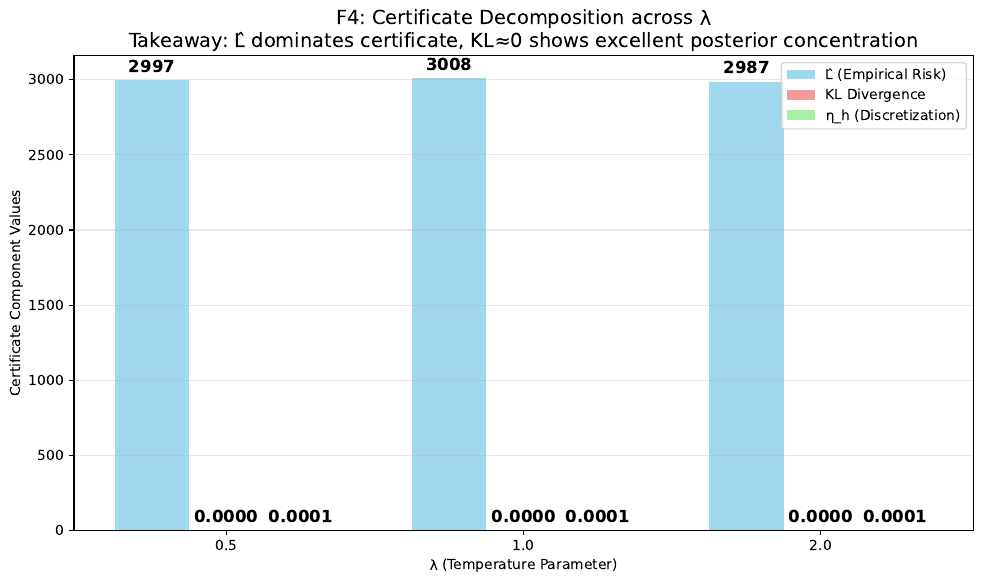

Python code for this plot:
# figure4_lambda_sweep.py
import json
import numpy as np
import pandas as pd
import matplotlib.pyplot as plt

# Load the complete dataset
with open('PAC_BAYES_COMPLETE_VERIFIED_1728.json', 'r') as f:
    data = json.load(f)

# Convert to DataFrame
df_list = []
for exp in data:
    if exp.get('status') == 'success':
        row = {
            's': exp['config']['s'],
            'sigma': exp['config']['sigma'],
            'lambda': exp['config']['lambda'],
            'n_x': exp['config']['n_x'],
            'L_hat': exp.get('certificate', {}).get('L_hat', np.nan),
            'B_lambda': exp.get('certificate', {}).get('B_lambda', np.nan),
            'KL': exp.get('certificate', {}).get('KL', np.nan),
            'eta_h': exp.get('certificate', {}).get('eta_h', np.nan),
        }
        df_list.append(row)

df = pd.DataFrame(df_list)

# Create Figure 4: Lambda sweep decomposition
fig, ax = plt.subplots(figsize=(10, 6))

# Set publication-quality parameters
plt.rcParams.update({
    'font.size': 12,
    'axes.titlesize': 14,
    'axes.labelsize': 12,
    'xtick.labelsize': 10,
    'ytick.labelsize': 10,
    'legend.fontsize': 10,
    'savefig.dpi': 300,
    'savefig.bbox': 'tight'
})

# Plot decomposition for each λ
lambda_vals = sorted(df['lambda'].unique())
width = 0.25
x_pos = np.arange(len(lambda_vals))

# Calculate mean values for each lambda
l_hat_means = []
kl_means = []
eta_h_means = []

for lambda_val in lambda_vals:
    subset = df[df['lambda'] == lambda_val]
    l_hat_means.append(subset['L_hat'].mean())
    kl_means.append(subset['KL'].mean())
    eta_h_means.append(subset['eta_h'].mean())

# Create grouped bar chart
bars1 = ax.bar(x_pos - width, l_hat_means, width, label='L̂ (Empirical Risk)', 
               color='skyblue', alpha=0.8)
bars2 = ax.bar(x_pos, kl_means, width, label='KL Divergence', 
               color='lightcoral', alpha=0.8)
bars3 = ax.bar(x_pos + width, eta_h_means, width, label='η_h (Discretization)', 
               color='lightgreen', alpha=0.8)

# Add value labels on bars
for i, (l_hat, kl, eta) in enumerate(zip(l_hat_means, kl_means, eta_h_means)):
    ax.text(i - width, l_hat + max(l_hat_means) * 0.01, f'{l_hat:.0f}', 
            ha='center', va='bottom', fontweight='bold')
    ax.text(i, kl + max(l_hat_means) * 0.01, f'{kl:.4f}', 
            ha='center', va='bottom', fontweight='bold')
    ax.text(i + width, eta + max(l_hat_means) * 0.01, f'{eta:.4f}', 
            ha='center', va='bottom', fontweight='bold')

ax.set_xlabel('λ (Temperature Parameter)')
ax.set_ylabel('Certificate Component Values')
ax.set_title('F4: Certificate Decomposition across λ\n' +
            'Takeaway: L̂ dominates certificate, KL≈0 shows excellent posterior concentration')
ax.set_xticks(x_pos)
ax.set_xticklabels([f'{lam:.1f}' for lam in lambda_vals])
ax.legend()
ax.grid(axis='y', alpha=0.3)

plt.tight_layout()
plt.savefig('figure4_lambda_sweep.pdf', bbox_inches='tight')
plt.savefig('figure4_lambda_sweep.png', bbox_inches='tight')

print("✅ Figure 4: Lambda sweep decomposition saved")

# Additional analysis
print(f"\nLambda Analysis:")
for lambda_val in lambda_vals:
    subset = df[df['lambda'] == lambda_val]
    gap = (subset['B_lambda'] - subset['L_hat']).mean()
    print(f"λ={lambda_val}: Mean gap (B_λ - L̂) = {gap:.6f}")
    print(f"         L̂ = {subset['L_hat'].mean():.1f}")
    print(f"         KL = {subset['KL'].mean():.6f}")
    print(f"         η_h = {subset['eta_h'].mean():.6f}")